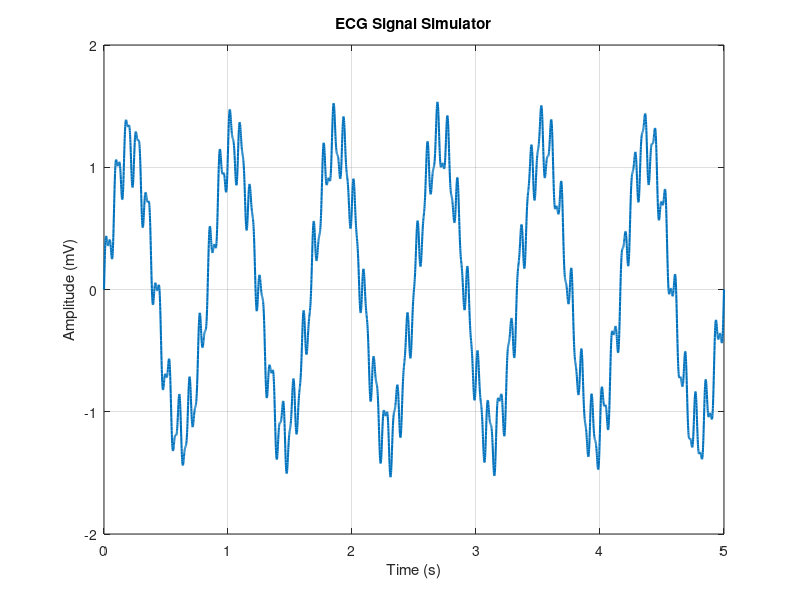

MATLAB code for this plot:
clc;
clear;
close all;

t = 0:0.001:5;

ecg = 1.2*sin(2*pi*1.2*t) ...
    + 0.25*sin(2*pi*12*t) ...
    + 0.1*sin(2*pi*25*t);

plot(t, ecg,'LineWidth',1.5)

title('ECG Signal Simulator')
xlabel('Time (s)')
ylabel('Amplitude (mV)')

grid on
